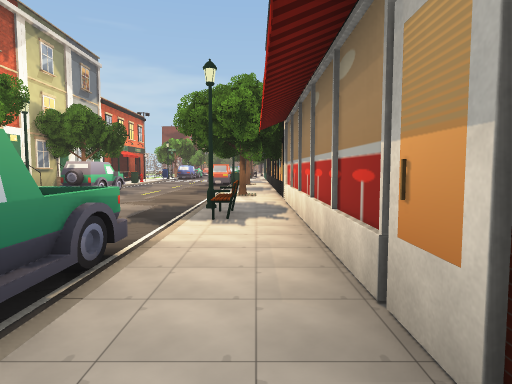
View 1 (above)

23 first-person views from a walk through a Unity game level. The camera is 1.2 m above the floor, tilts 4° down and sees 75° across. The floor is counted in squares, 2 m on a side. Each view is taken from the middle of a square. On the plan, view 1 faces up. The plan holds only what a view shows up to about 10 squares ahead; the rest is blank. The place goes on beyond the plan. The player character is not drawn. Door leaves are left out, so doorways stand open.

View 2
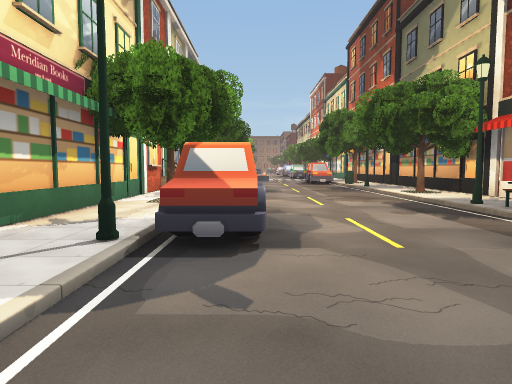

View 3
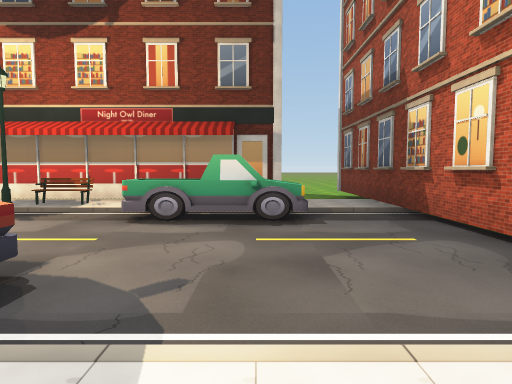

View 4
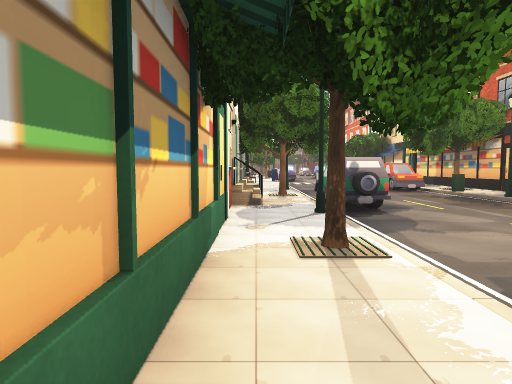

View 5
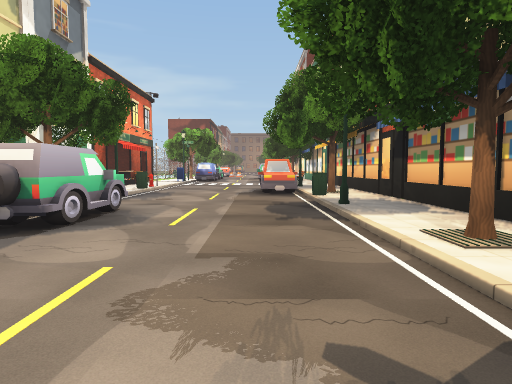

View 6
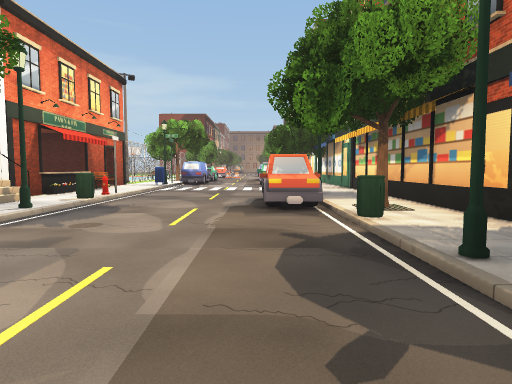

View 7
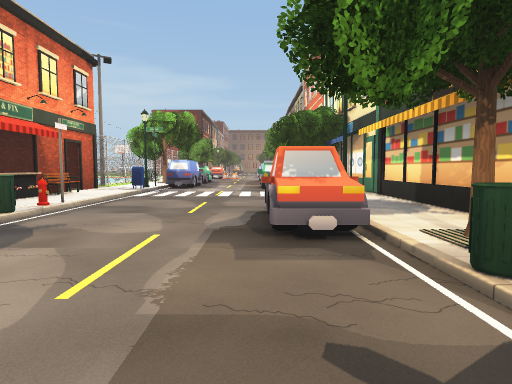

View 8
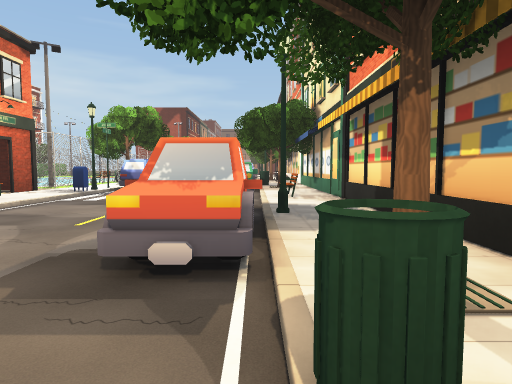

View 9
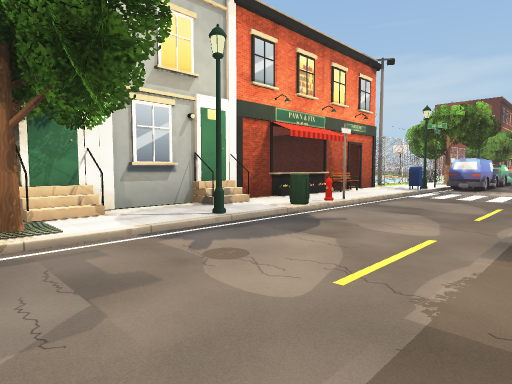

View 10
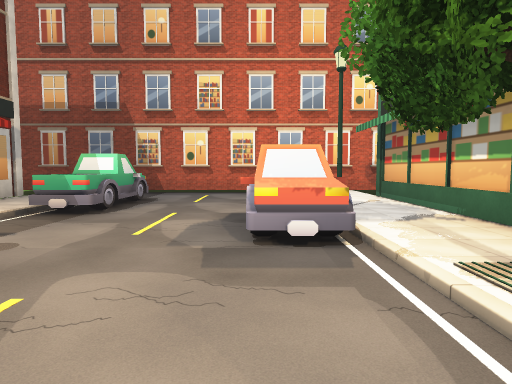

View 11
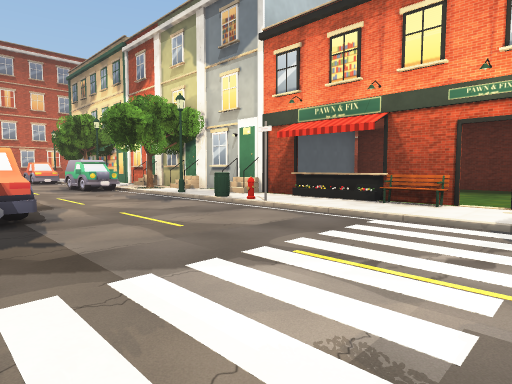

View 12
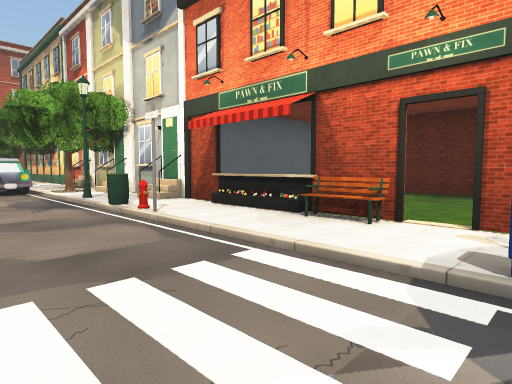

View 13
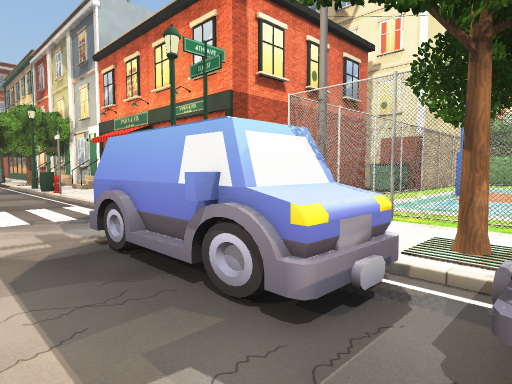

View 14
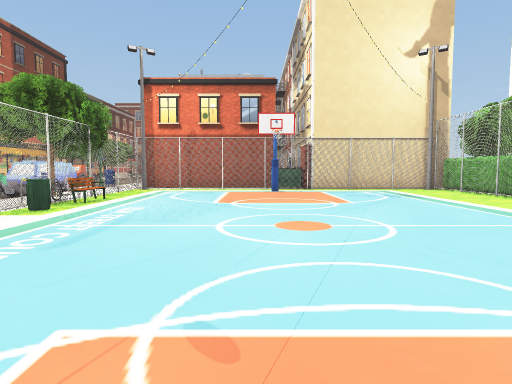

View 15
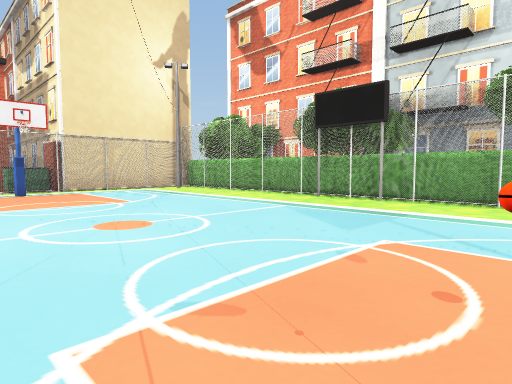

View 16
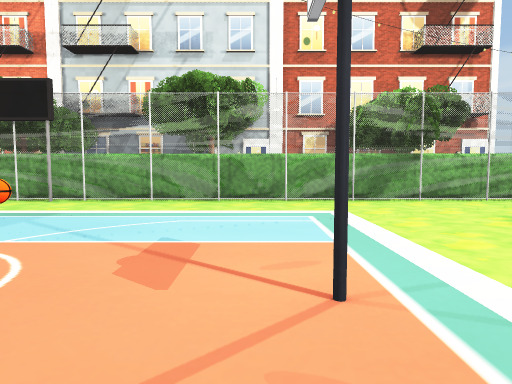

View 17
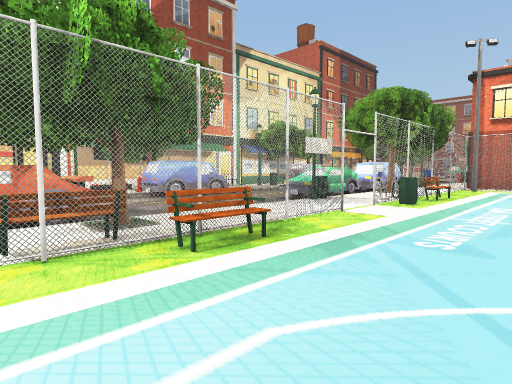

View 18
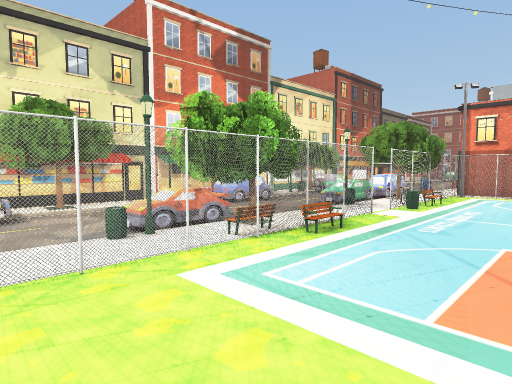

View 19
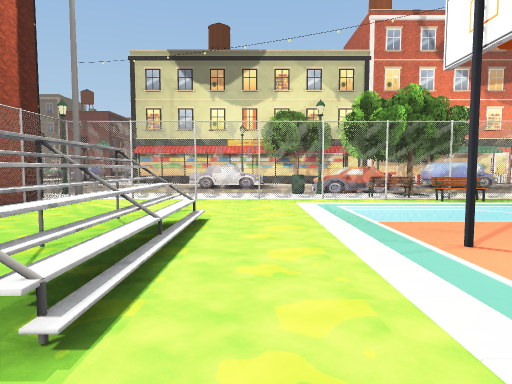

View 20
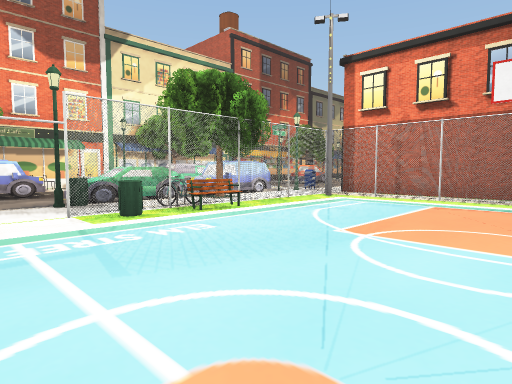

View 21
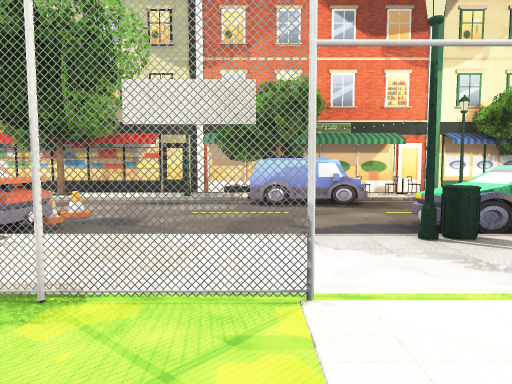

View 22
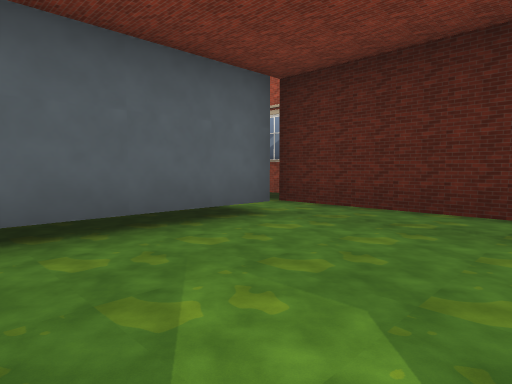

View 23
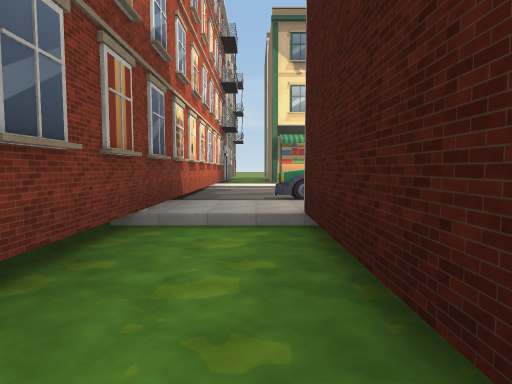

### Floor plan
Key: @ floor where view 1 was taken; # wall or solid block; x gap in a wall; . main floor; - floor 0.25 m lower than the main floor; / step, stairs or slope; = window, fence, low wall or low ledge; ^ raised ledge; v drop or lower ground; T thing the floor can be seen under or through; O other object.
Columns run from 16 left of view 1 to 4 right of it. Each row starts with its distance up from view 1.
 34 #...///#.#./--   #
 33 #.........#/--=  #
 32 #.........##---/.#
 31 #.........#O^--//#
 30 #....O....O#OO-/.#
 29 #........O##---/.#
 28 #........ # ---O.#
 27 ##........#/---O##
 26 ##........./--OO #
 25 ##.......=.O^-OO #
 24 #........OO^^--//#
 23 #.........T##- OO#
 22 #.........TOO-   #
 21 #........TTOO-  .#
 20 #########T.OO-##x#
 19     ######.O---/.#
 18      #----.O---/.#
 17      #----O/---/O#
 16      #----=/---/.#
 15      #----#O--/O.#
 14     ######O=--##.#
 13     #- --vO/--#^.#
 12          #OO---=x#
 11           O#---/.#
 10           O#^--O.#
  9           O##--/.#
  8           .#O--###
  7          #.O---/##
  6          #./---/.#
  5          #.#---O #
  4          #.^^--/O#
  3          #.##--/.#
  2          #.O--OO.#
  1          #./---O.###
  0           ./---/@----
 -1          #####-####-
 -2              ###  ##

Positions as (right, up) in squares from view 1, and headings:
1: (0, 0), facing up
2: (-4, 0), facing up
3: (-6, 1), facing right
4: (-6, 3), facing up
5: (-2, 5), facing up
6: (-2, 8), facing up
7: (-2, 10), facing up
8: (-1, 11), facing up
9: (-2, 10), facing up-left
10: (-4, 7), facing down
11: (-1, 19), facing down-left
12: (-3, 19), facing down-left
13: (-3, 23), facing down-left
14: (-10, 30), facing down
15: (-9, 30), facing down-left
16: (-9, 31), facing left
17: (-9, 31), facing down-right
18: (-10, 34), facing down-right
19: (-13, 33), facing right
20: (-11, 27), facing down-right
21: (-8, 27), facing right
22: (-7, 17), facing down-left
23: (4, 0), facing left
